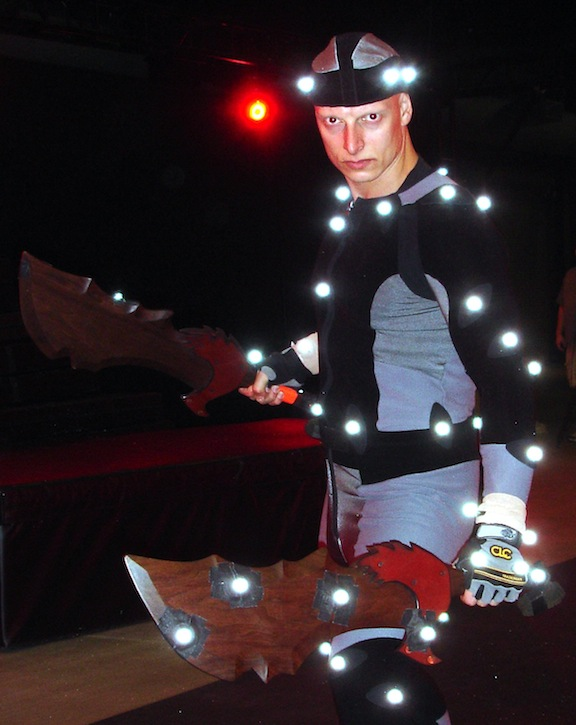
#> input picture traitement_image/TP1/img/mocap.jpg, 576 x 725 px
$ python detection_taches.py
#> lines starting #> are read from the running program, lines starting #| are printed output that depends on the picture; after the words box and inside, x2 and y2 are one past the last pixel; in counts of white or black regions, pixels touching at a corner belong together
import matplotlib.pyplot as plt
import numpy as np
import skimage.color
import skimage.transform
import skimage.measure
from matplotlib.colors import ListedColormap

from matplotlib import cm
from matplotlib.colors import ListedColormap

mocap= plt.imread('./img/mocap.jpg')
#> mocap is the input picture: shape (725, 576, 3); mean R, G, B 47.7, 36.1, 39.7

def segment(img):
    ycbcr= skimage.color.rgb2ycbcr(img)
#> ycbcr: shape (725, 576, 3) float64; mean of channels 0, 1, 2 50.3, 127.9, 132.9
    mask= ycbcr[:,:, 0]>230
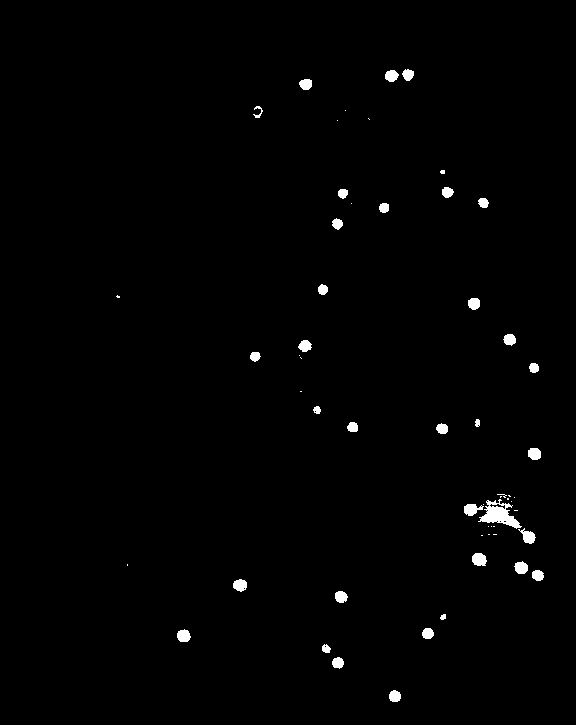
#> mask: shape (725, 576) bool; 0.96% white; 58 white regions (24 under 20 px), largest, box (x1, y1, x2, y2) and area: (478, 499, 522, 529) 582, (472, 553, 487, 566) 158, (464, 504, 484, 516) 153
    m= mask[:,:, np.newaxis]
    L = skimage.measure.label(mask)
#> L: shape (725, 576) int32; 59 distinct labels, from 0 to 58

    # [4 lines of commented-out code are left out]

    map_= np.random.rand(np.max(L)+1, 3)
#> map_ = 59 rows, first 8: [0.549, 0.715, 0.603], [0.545, 0.424, 0.646], [0.438, 0.892, 0.964], [0.383, 0.792, 0.529], [0.568, 0.926, 0.071], [0.0871, 0.0202, 0.833], [0.778, 0.87, 0.979], [0.799, 0.461, 0.781]
    map_1 = np.ones((np.max(L)+1,1))
#> map_1 = 59 values from 1 to 1
    palette = np.concatenate((map_, map_1), axis=1)
#> palette = 59 rows, first 6: [0.549, 0.715, 0.603, 1], [0.545, 0.424, 0.646, 1], [0.438, 0.892, 0.964, 1], [0.383, 0.792, 0.529, 1], [0.568, 0.926, 0.071, 1], [0.0871, 0.0202, 0.833, 1]


    L_rgb = (palette[L, 0:3]*255).astype('uint8')
#> L_rgb: shape (725, 576, 3); mean of channels 0, 1, 2 138.9, 181.4, 152.7
    result= mocap*(1-m) + L_rgb*m

    plt.figure()
    plt.imshow(result)
    plt.title("Resultat etiquettage")

plt.figure()
plt.imshow(mocap)
plt.title('Originale')
segment(mocap)
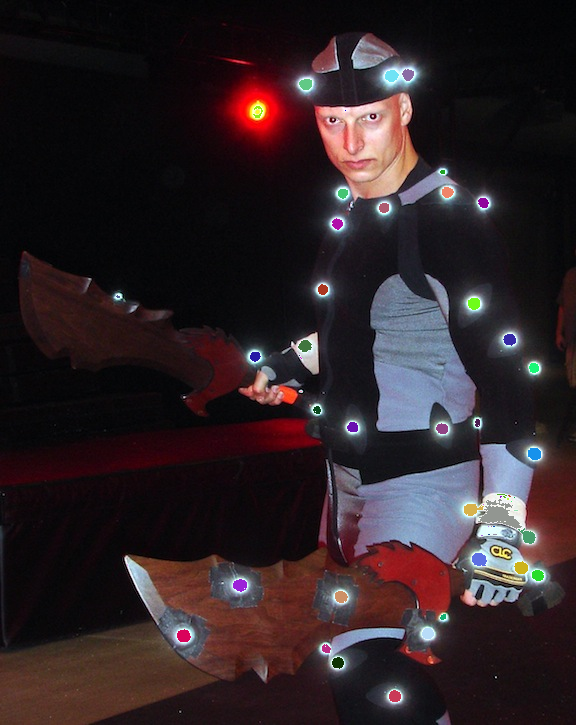
#> shown: shape (725, 576, 3); mean R, G, B 46.6, 34.8, 38.5
